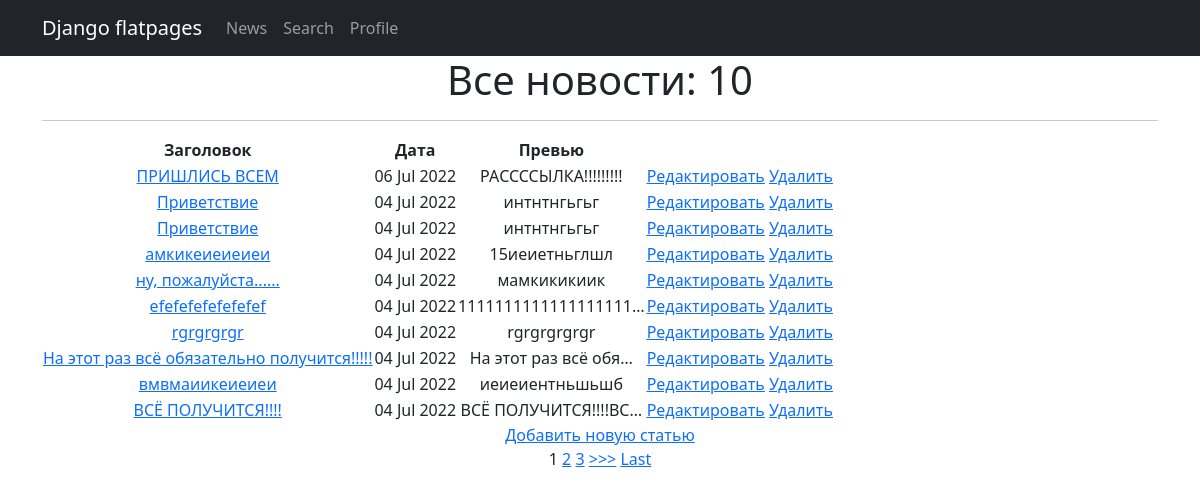
Before: /news/ with the older database file.
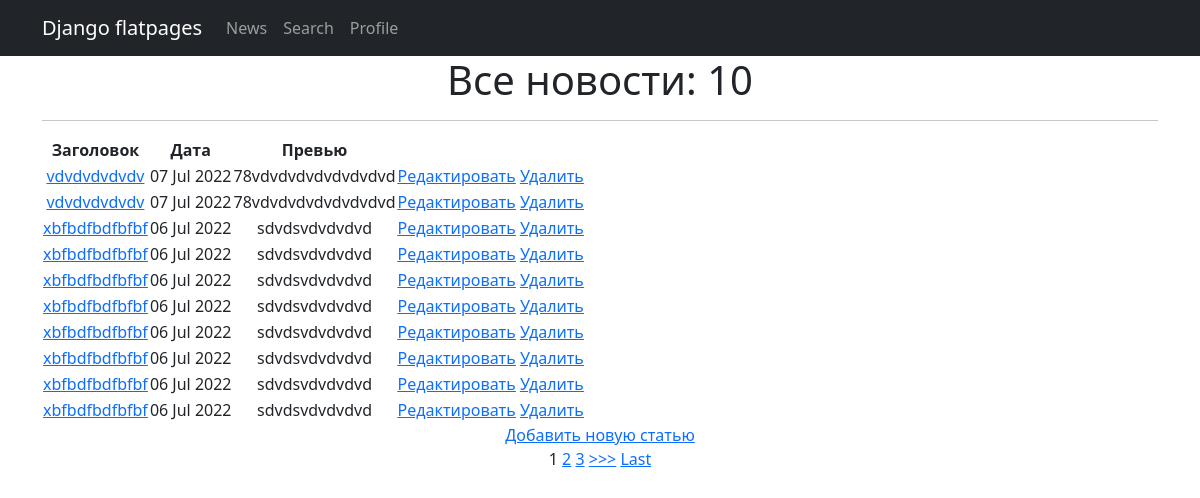
After: the same page with the newer database file.
### news/models.py (models this page shows, shortened)
class Post(models.Model):
    article = 'ar'
    news = 'nw'
    NEWS_POST = [
        (article, 'Статья'),
        (news, 'Новость'),
    ]
    post_author = models.ForeignKey(Author, on_delete=models.CASCADE, verbose_name='Автор')
    news_post = models.CharField(max_length=2, choices=NEWS_POST, default=article)
    post_data = models.DateTimeField(auto_now_add=True)
    header_post = models.CharField(max_length=255)
    text_post = models.TextField()
    rating_post = models.IntegerField(default=0)
    post_category = models.ManyToManyField(Category, through='PostCategory', verbose_name='Категория')

### news/views.py (the view)
# urls.py: path('', NewsList.as_view()),
class NewsList(ListView):
    model = Post
    ordering = '-id'
    template_name = 'news.html'
    context_object_name = 'news'
    paginate_by = 10

### news/templatetags/censor.py (called while the page is built)
@register.filter()
def censor(value):
   badwords = ('Алоха', 'пост', 'метис', 'привет')
   value = value.split()
   for index, word in enumerate(value):
      if any(badword in word for badword in badwords):
         value[index] = word[0] + "".join('*' if c.isalpha() else c for c in word)
         value[index] = value[index].replace('*', '', 1)
   return " ".join(value)

### templates/news.html (shortened to what this page needs)
{% extends 'flatpages/default.html' %}
{% load censor %}
{% block content %}
<h1>Все новости: {{ news|length }}</h1>
<hr>
{% if news %}
      <table>
           <tr>
               <td><b>Заголовок</b></td>
               <td><b>Дата</b></td>
               <td><b>Превью</b></td>
           </tr>
          {% for post in news %}
           <tr>
               <td>
            <a href = "{% url 'news_' post.id %}">{{ post.header_post|censor }}</a></td>
               <td>{{ post.post_data|date:'d M Y'}}</td>
               <td>{{ post.text_post|truncatechars:20|censor }}</td>
               <td><a href="{% url 'edit' post.id %}"><u>Редактировать</u></a>
            <a href="{% url 'delete' post.id %}"><u> Удалить </u></a> </td>
           </tr>
           {% endfor %}
       </table>
   {% else %}
       <h2>Новостей нет!</h2>
   {% endif %}
<a href="{% url 'add' %}">Добавить новую статью</a> <br>
{% if is_paginated %}
    {% for num in page_obj.paginator.page_range %}
        {% if page_obj.number == num %}
            <a>{{ num }}</a>
        {% elif num > page_obj.number|add:'-3' and num < page_obj.number|add:'3' %}
            <a href="?page={{ num }}">{{ num }}</a>
        {% endif %}
    {% endfor %}
    {% if page_obj.has_next %}
        <a href="?page={{ page_obj.next_page_number }}">>>></a>
        <a href="?page={{ page_obj.paginator.num_pages }}">Last</a>
    {% endif %}
{% endif %}
{% endblock content %}

Changed rows visible on the page:
no longer on this page (row unchanged): Post: header_post|censor "ПРИШЛИСЬ ВСЕМ", post_data "06 Jul 2022", text_post|censor "РАССССЫЛКА!!!!!!!!!"
no longer on this page (row unchanged): Post: header_post|censor "Приветствие", post_data "04 Jul 2022", text_post|censor "интнтнгьгьг"
no longer on this page (row unchanged): Post: header_post|censor "Приветствие", post_data "04 Jul 2022", text_post|censor "интнтнгьгьг"
no longer on this page (row unchanged): Post: header_post|censor "амкикеиеиеиеи", post_data "04 Jul 2022", text_post|censor "15иеиетньглшл"
no longer on this page (row unchanged): Post: header_post|censor "ну, пожалуйста......", post_data "04 Jul 2022", text_post|censor "мамкикикиик"
no longer on this page (row unchanged): Post: header_post|censor "efefefefefefefef", post_data "04 Jul 2022", text_post|censor "1111111111111111111…"
no longer on this page (row unchanged): Post: header_post|censor "rgrgrgrgr", post_data "04 Jul 2022", text_post|censor "rgrgrgrgrgr"
no longer on this page (row unchanged): Post: header_post|censor "На этот раз всё обязательно получится!!!!!", post_data "04 Jul 2022", text_post|censor "На этот раз всё обя…"
no longer on this page (row unchanged): Post: header_post|censor "вмвмаиикеиеиеи", post_data "04 Jul 2022", text_post|censor "иеиеиентньшьшб"
no longer on this page (row unchanged): Post: header_post|censor "ВСЁ ПОЛУЧИТСЯ!!!!", post_data "04 Jul 2022", text_post|censor "ВСЁ ПОЛУЧИТСЯ!!!!ВС…"
added Post: header_post|censor "vdvdvdvdvdv", post_data "07 Jul 2022", text_post|censor "78vdvdvdvdvdvdvdvd"
added Post: header_post|censor "vdvdvdvdvdv", post_data "07 Jul 2022", text_post|censor "78vdvdvdvdvdvdvdvd"
added Post: header_post|censor "xbfbdfbdfbfbf", post_data "06 Jul 2022", text_post|censor "sdvdsvdvdvdvd"
added Post: header_post|censor "xbfbdfbdfbfbf", post_data "06 Jul 2022", text_post|censor "sdvdsvdvdvdvd"
added Post: header_post|censor "xbfbdfbdfbfbf", post_data "06 Jul 2022", text_post|censor "sdvdsvdvdvdvd"
added Post: header_post|censor "xbfbdfbdfbfbf", post_data "06 Jul 2022", text_post|censor "sdvdsvdvdvdvd"
added Post: header_post|censor "xbfbdfbdfbfbf", post_data "06 Jul 2022", text_post|censor "sdvdsvdvdvdvd"
added Post: header_post|censor "xbfbdfbdfbfbf", post_data "06 Jul 2022", text_post|censor "sdvdsvdvdvdvd"
added Post: header_post|censor "xbfbdfbdfbfbf", post_data "06 Jul 2022", text_post|censor "sdvdsvdvdvdvd"
added Post: header_post|censor "xbfbdfbdfbfbf", post_data "06 Jul 2022", text_post|censor "sdvdsvdvdvdvd"
